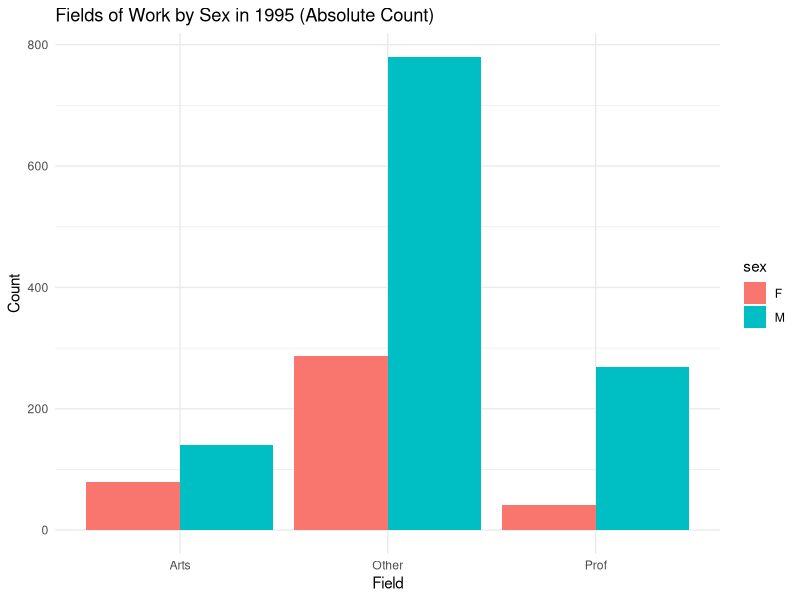
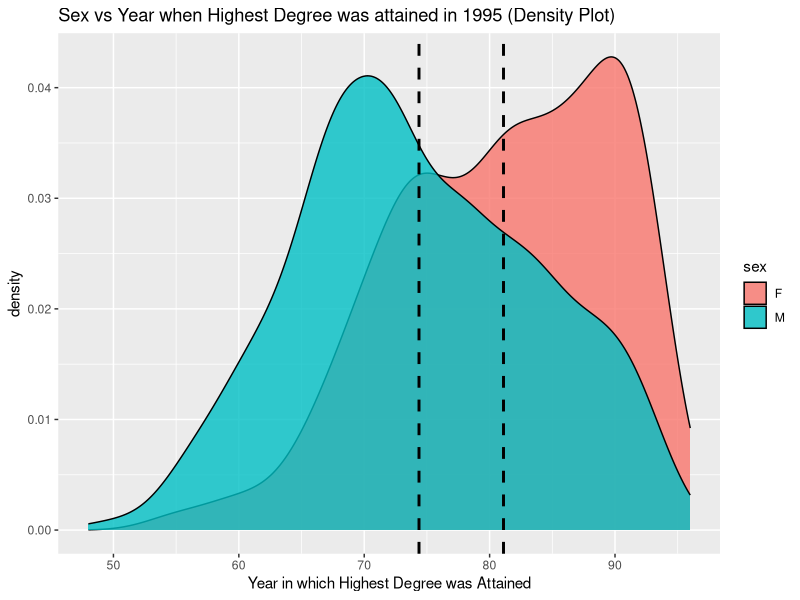
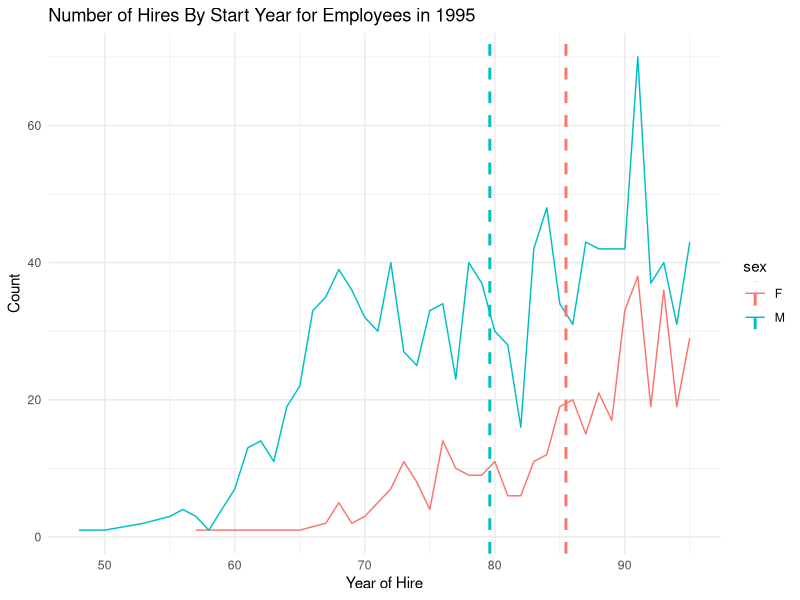
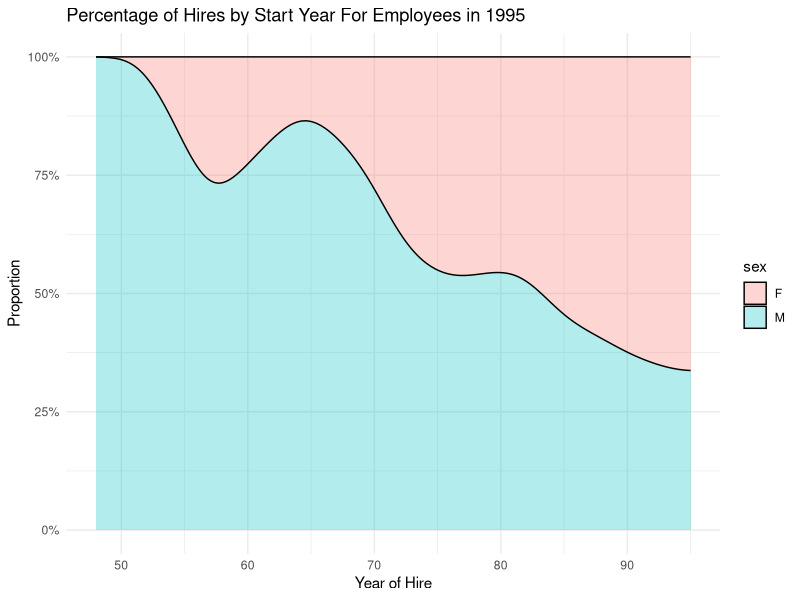
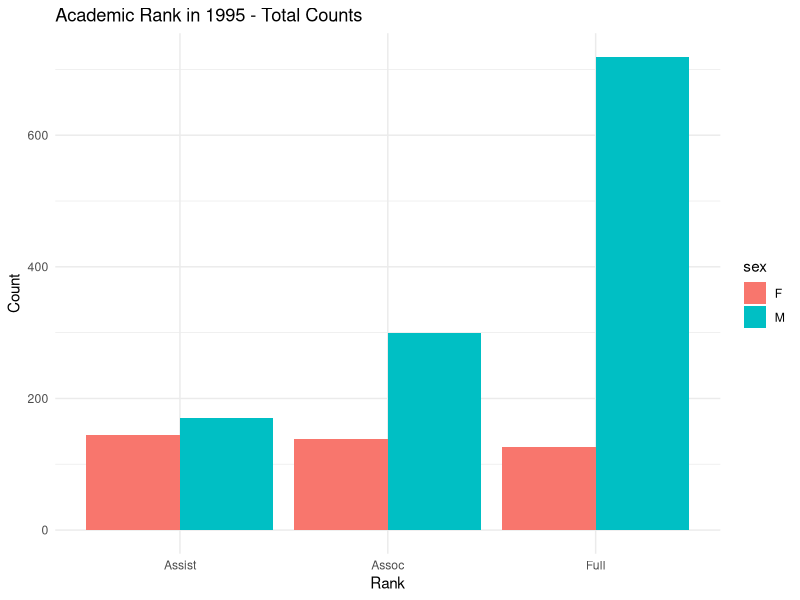
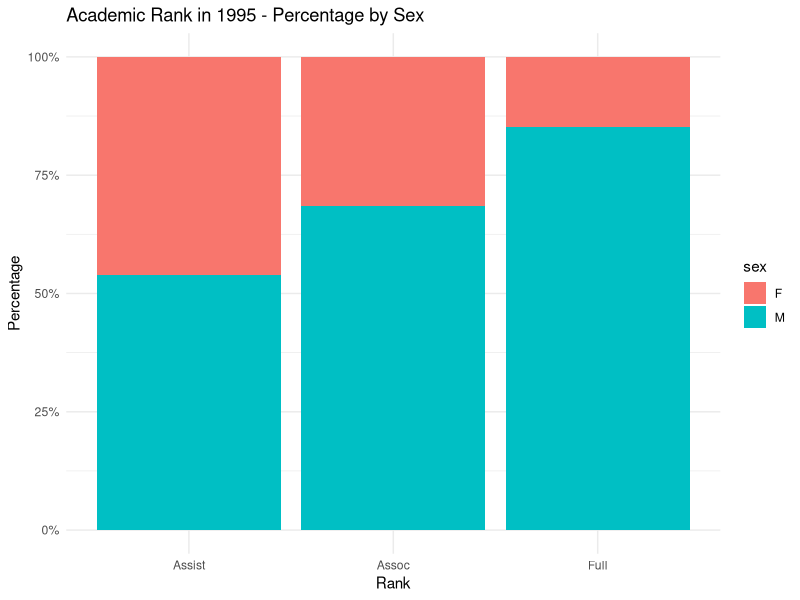
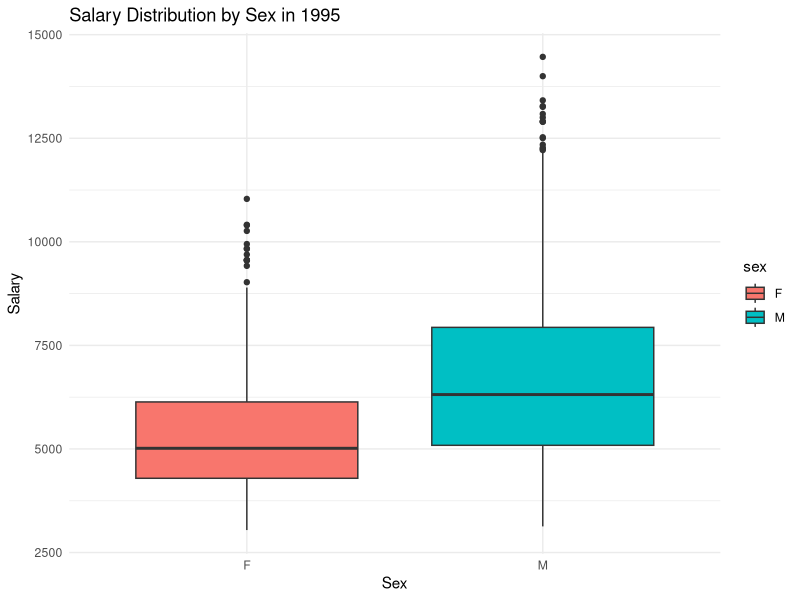

R code for these plots, in order:
## ---- chunk 1
library(dplyr)    # for data manipulation
library(ggplot2)  # for plotting
library(scales)   # for percentage scales in some plots (e.g. scale_y_continuous(labels=percent))
## ---- chunk 2
salary_data <- read.table(file = "salary.txt", header = TRUE)
salary_data
## ---- chunk 3
salary_data_1995 <- salary_data[salary_data$year == 95, ]
salary_data_1995
## ---- chunk 4
p_field_bar <- ggplot(salary_data_1995, aes(x = field, fill = sex)) +
  geom_bar(position = "dodge") +
  labs(title = "Fields of Work by Sex in 1995 (Absolute Count)",
       x = "Field",
       y = "Count") +
  theme_minimal()
print(p_field_bar)
## ---- chunk 5
yrdeg_means <- salary_data_1995 %>%
  group_by(sex) %>%
  summarise(mean_yrdeg = mean(yrdeg, na.rm = TRUE))

p7 <- ggplot(salary_data_1995, aes(yrdeg))
plot_of_sex_vs_yrdeg <- p7 + geom_density(aes(fill = factor(sex)), alpha = 0.8) + 
    geom_vline(
    data = yrdeg_means,
    aes(xintercept = mean_yrdeg),
    linetype = "dashed",
    linewidth = 1
  ) +
  labs(title = "Sex vs Year when Highest Degree was attained in 1995 (Density Plot)", 
       x = "Year in which Highest Degree was Attained",
       fill = "sex")
plot_of_sex_vs_yrdeg
## ---- chunk 6
hire_data <- salary_data_1995 %>%
  group_by(startyr, sex) %>%
  summarise(count = n(), .groups = 'drop')

avg_years <- hire_data %>%
  group_by(sex) %>%
  summarise(
    avg_year = sum(startyr * count) / sum(count),  # Weighted mean
    .groups = 'drop'
  )
avg_years
## ---- chunk 7
p_hire_timeseries <- ggplot(hire_data, aes(x = startyr, y = count, color = sex)) +
  geom_line() +
  # 3. Add vertical lines for each sex's average hire year
  geom_vline(
    data = avg_years,
    aes(xintercept = avg_year, color = sex),
    linetype = "dashed",
    size = 1
  ) +
  labs(
    title = "Number of Hires By Start Year for Employees in 1995",
    x = "Year of Hire",
    y = "Count"
  ) +
  theme_minimal()
p_hire_timeseries
## ---- chunk 8
p_hire_dens <- ggplot(salary_data_1995, aes(x = startyr, fill = sex)) +
  geom_density(alpha = 0.3, position = "fill") +
  labs(title = "Percentage of Hires by Start Year For Employees in 1995",
       x = "Year of Hire",
       y = "Proportion") +
  scale_y_continuous(labels = percent) +
  theme_minimal()
print(p_hire_dens)
## ---- chunk 9
p_rank_95_count <- ggplot(salary_data_1995, aes(x = rank, fill = sex)) +
  geom_bar(position = "dodge") +
  labs(title = "Academic Rank in 1995 - Total Counts",
       x = "Rank",
       y = "Count") +
  theme_minimal()
print(p_rank_95_count)
## ---- chunk 10
p_rank_95_percent <- ggplot(salary_data_1995, aes(x = rank, fill = sex)) +
  geom_bar(position = "fill") +
  scale_y_continuous(labels = percent) +
  labs(title = "Academic Rank in 1995 - Percentage by Sex",
       x = "Rank",
       y = "Percentage") +
  theme_minimal()
print(p_rank_95_percent)
## ---- chunk 11
p_salary_95_box <- ggplot(salary_data_1995, aes(x = sex, y = salary, fill = sex)) +
  geom_boxplot() +
  labs(title = "Salary Distribution by Sex in 1995",
       x = "Sex",
       y = "Salary") +
  theme_minimal()
print(p_salary_95_box)
